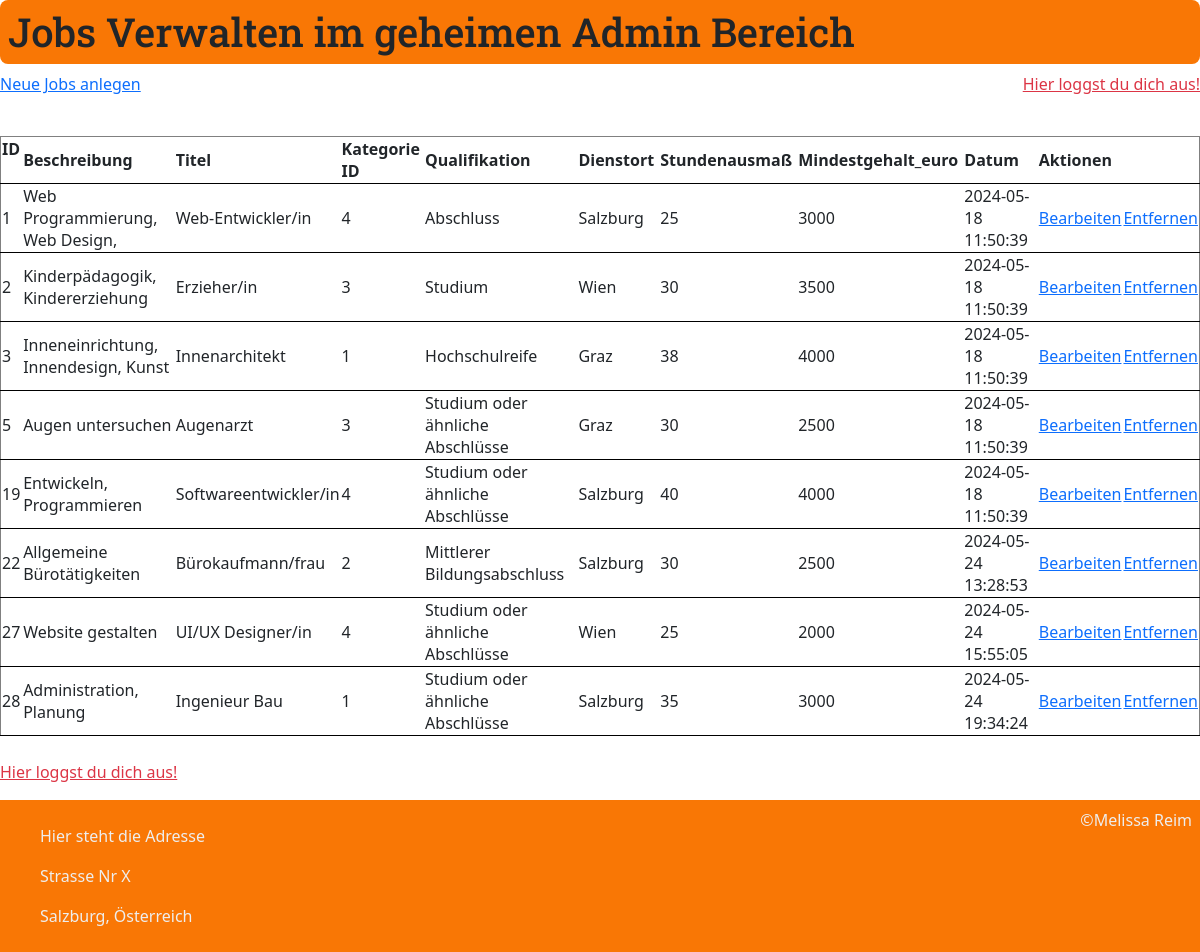
The app's page /PHP/admin/jobs_liste.php (signed in) with its own data.
### tables this page shows
CREATE TABLE `jobs` (
  `id` int(10) UNSIGNED NOT NULL,
  `jobs` varchar(255) NOT NULL,
  `titel` varchar(255) NOT NULL,
  `kategorie_id` int(10) UNSIGNED NOT NULL,
  `qualifikation` varchar(255) NOT NULL,
  `dienstort` varchar(50) NOT NULL,
  `stundenausmaß` varchar(255) NOT NULL,
  `mindestgehalt_euro` varchar(255) NOT NULL,
  `datum` datetime NOT NULL DEFAULT current_timestamp(),
  `aktiv` timestamp(6) NOT NULL DEFAULT current_timestamp(6) ON UPDATE current_timestamp(6)
);

### PHP/admin/funktionen.php (called while the page is built, shortened)
<?php
$db = mysqli_connect("localhost", "root", "", "getajob");
mysqli_set_charset($db, "utf8");
function query ($sql_befehl) {
    global $db;
    $result = mysqli_query($db, $sql_befehl);
    return $result;
}

### PHP/admin/jobs_liste.php (the view, shortened to what this page needs)
<link rel="stylesheet" href="style.css">
<link
rel="stylesheet"
href="../vendor/bootstrap-5.3.2-dist/css/bootstrap.css"
/>
<?php
include "funktionen.php";
?>
<h1>Jobs Verwalten im geheimen Admin Bereich</h1>
<div style="display: flex; justify-content:space-between;">
<p><a href="jobs_anlegen.php">Neue Jobs anlegen</a></p>
<p><a class="link-danger" href="logout.php">Hier loggst du dich aus!</a></p>
</div>
<?php
$result = query ( "SELECT * FROM jobs ORDER BY id ASC");
echo "<table id='myTable' border='1'>";
echo "<thead style='border-bottom: 1px solid black;'>";
echo "<tr style='border-bottom: 1px solid black;'>";
    echo "<th>ID &nbsp;</th>";
    echo "<th>Beschreibung &nbsp;</th>";
    echo "<th>Titel&nbsp;</th>";
    echo "<th>Kategorie ID &nbsp;</th>";
    echo "<th>Qualifikation&nbsp;</th>";
    echo "<th>Dienstort&nbsp;</th>";
    echo "<th>Stundenausmaß&nbsp;</th>";
    echo "<th>Mindestgehalt_euro&nbsp;</th>";
    echo "<th>Datum&nbsp;</th>";
    echo "<th>Aktionen&nbsp;</th>";
echo "</tr>";
echo "</thead>";
    echo "<tbody>";
while ($row = mysqli_fetch_assoc($result)) {
    echo "<tr style='border-bottom: 1px solid black;'>";
        echo "<td>" . $row["id"]  .  "</td>";
        echo "<td>" . $row["jobs"]  .  "</td>";
        echo "<td>" . $row["titel"]  .  "</td>";
        echo "<td>" . $row["kategorie_id"]  .  "</td>";
        echo "<td>" . $row["qualifikation"]  .  "</td>";
        echo "<td>" . $row["dienstort"]  .  "</td>";
        echo "<td>" . $row["stundenausmaß"]  .  "</td>";
        echo "<td>" . $row["mindestgehalt_euro"]  .  "</td>";
        echo "<td>" . $row["datum"]  .  "</td>";
        echo "<td>" . "<a href='jobs_bearbeiten.php?id={$row["id"]}'>Bearbeiten</a>"  .  "</td>";
        echo "<td>" . "<a href='jobs_entfernen.php?id={$row["id"]}'>Entfernen</a>"  .  "</td>";
    echo "</tr>";
}
    echo"</tbody>";
    echo"</table>";
?>
<p><a class="link-danger" href="logout.php">Hier loggst du dich aus!</a></p>
<?php
include "../fuss.php";
?>

### PHP/admin/style.css (style rules this page uses)
h1 { padding: 8px; background: rgb(249, 119, 5); border-radius: 8px; margin: 0; font-size: 64px; font-family: "Roboto Slab", serif; }
p { line-height: 1.5; }
a { text-decoration: none; color: black; }

### records on screen
jobs: id "1", jobs "Web Programmierung, Web Design,", titel "Web-Entwickler/in", kategorie "4", qualifikation "Abschluss", dienstort "Salzburg", stundenausmaß "25", mindestgehalt_euro "3000", datum "2024-05-18 11:50:39"
jobs: id "2", jobs "Kinderpädagogik, Kindererziehung", titel "Erzieher/in", kategorie "3", qualifikation "Studium", dienstort "Wien", stundenausmaß "30", mindestgehalt_euro "3500", datum "2024-05-18 11:50:39"
jobs: id "3", jobs "Inneneinrichtung, Innendesign, Kunst", titel "Innenarchitekt", kategorie "1", qualifikation "Hochschulreife", dienstort "Graz", stundenausmaß "38", mindestgehalt_euro "4000", datum "2024-05-18 11:50:39"
jobs: id "5", jobs "Augen untersuchen", titel "Augenarzt", kategorie "3", qualifikation "Studium oder ähnliche Abschlüsse", dienstort "Graz", stundenausmaß "30", mindestgehalt_euro "2500", datum "2024-05-18 11:50:39"
jobs: id "19", jobs "Entwickeln, Programmieren", titel "Softwareentwickler/in", kategorie "4", qualifikation "Studium oder ähnliche Abschlüsse", dienstort "Salzburg", stundenausmaß "40", mindestgehalt_euro "4000", datum "2024-05-18 11:50:39"
jobs: id "22", jobs "Allgemeine Bürotätigkeiten", titel "Bürokaufmann/frau", kategorie "2", qualifikation "Mittlerer Bildungsabschluss", dienstort "Salzburg", stundenausmaß "30", mindestgehalt_euro "2500", datum "2024-05-24 13:28:53"
jobs: id "27", jobs "Website gestalten", titel "UI/UX Designer/in", kategorie "4", qualifikation "Studium oder ähnliche Abschlüsse", dienstort "Wien", stundenausmaß "25", mindestgehalt_euro "2000", datum "2024-05-24 15:55:05"
jobs: id "28", jobs "Administration, Planung", titel "Ingenieur Bau", kategorie "1", qualifikation "Studium oder ähnliche Abschlüsse", dienstort "Salzburg", stundenausmaß "35", mindestgehalt_euro "3000", datum "2024-05-24 19:34:24"
